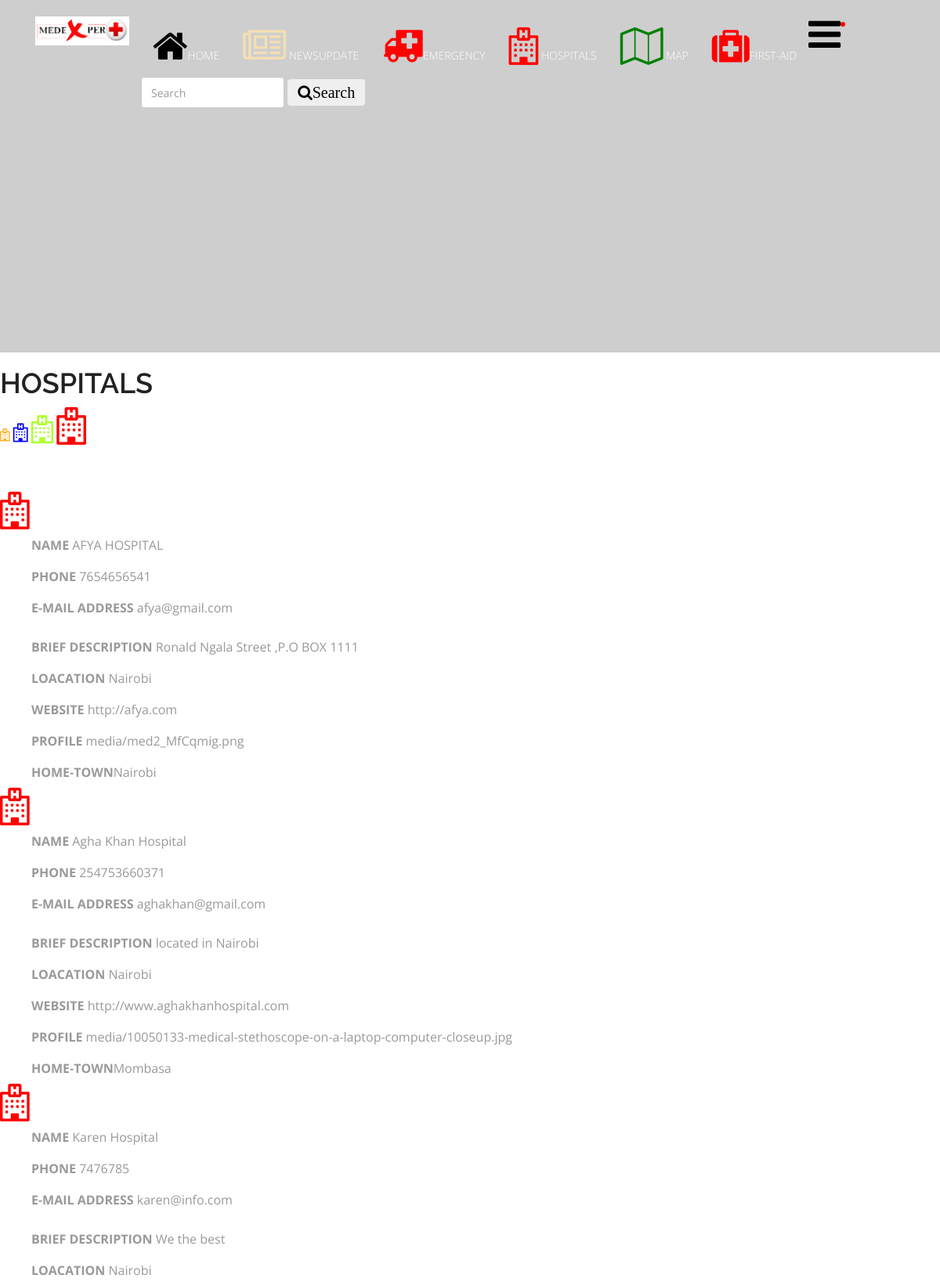
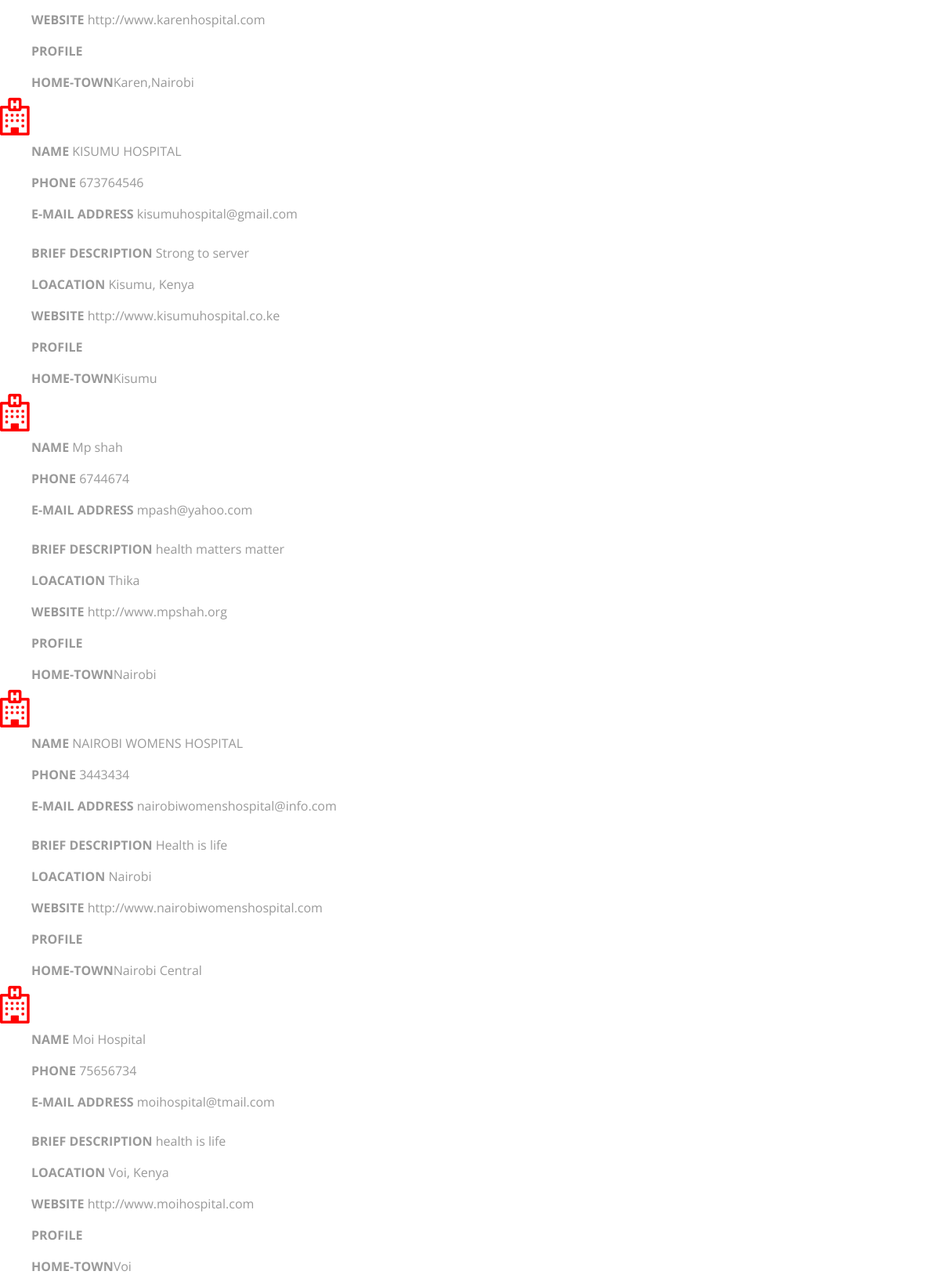
The app's page /medexpert/hospitals with its own data (2 pictures, top to bottom).
### medexpert/models.py (models this page shows)
class Hospitals(models.Model):
    hospital_name = models.CharField(max_length=100)
    phone = models.IntegerField(default=0)
    email = models.EmailField(max_length=30)
    services = models.CharField(max_length=100)
    description = models.CharField(max_length=100)
    city = models.CharField(max_length=100)
    website = models.URLField()
    image = models.ImageField(upload_to='media', blank=True)
    hometown = models.CharField(max_length=100)

### medexpert/views.py (the view)
# urls.py: path('hospitals', views.view_hospital, name='view_hospital'),
def view_hospital(request):
    nearby_hospitals=get_list_or_404(Hospitals)
    print(nearby_hospitals)
    arg= {'nearby_hospitals':  nearby_hospitals }
    return render(request, 'medexpert/hospitals.html', arg)

### medexpert/templates/medexpert/hospitals.html (shortened to what this page needs)
{% extends 'base.html' %}
{% block body %}
<h1>HOSPITALS</h1>
<i class="fa fa-hospital-o"style="color:orange"></i>
<i class="fa fa-hospital-o" style="font-size:24px;color:blue"></i>
<i class="fa fa-hospital-o" style="font-size:36px;color:greenyellow"></i>
<i class="fa fa-hospital-o" style="font-size:48px;color:red"></i>
<br><br><br><br>
{% for hospital in  nearby_hospitals %}
{% load static %}
<i class="fa fa-hospital-o" style="font-size:48px;color:red"></i>
<br>
<p>
<div class="hospitals">
    <ul>
        <li><b>NAME</b> {{hospital.hospital_name}}</li><br>
        <li><b>PHONE</b> {{hospital.phone}}</li><br>
        <li><b>E-MAIL ADDRESS</b> {{hospital.email}}</li><br>
    </ul>
</div>
</p>
    <ul>
        <li><b>BRIEF DESCRIPTION</b> {{hospital.description}}</li><br>
        <li><b>LOACATION</b> {{hospital.city}}</li><br>
        <li><b>WEBSITE</b> {{hospital.website}}</li><br>
        <li><b>PROFILE</b> {{hospital.image}}</li><br>
        <li><b>HOME-TOWN</b>{{hospital.hometown }}</li>
    </ul>
</body>
{% endfor %}
{% endblock %}

### medexpert/templates/base.html (shortened to what this page needs)
{% load static %}
<html>
<html lang="en">
<head>
  <link rel="stylesheet" type="text/css" href="{% static 'medexpert/css/font-awesome.min.css' %}">
  <link rel="stylesheet" type="text/css" href="{% static 'medexpert/css/bootstrap.min.css' %}">
  <link rel="stylesheet" type="text/css" href="{% static 'medexpert/css/style.css' %}">
</head>
<body id="myPage" data-spy="scroll" data-target=".navbar" data-offset="60">
  <section id="banner" class="banner">
    <div class="bg-color">
      <nav class="navbar navbar-default navbar-fixed-top">
        <div class="container">
          <div class="col-md-12">
            <div class="navbar-header">
 <a class="navbar-brand" href="#"><img src="{% static 'medexpert/img/logo.png' %}" class="img-responsive" style="width: 140px; margin-top: -16px;"></a>
            <br><br><br><br><br><br></div>
            <div class="collapse navbar-collapse navbar-right" id="myNavbar"></div><li style="color:red;">
              <ul class="nav navbar-nav">
                <li><a href="{% url 'medexpert:home' %}"><i class="fa fa-home" style="font-size:48px;color:black"></i>HOME</a> </li>
                  <li><a href="{% url 'medexpert:updateview' %}"><i class="fa fa-newspaper-o" style="font-size:48px;color:wheat"></i> NEWSUPDATE</a></li>
                  <li><a href="{% url 'medexpert:submit' %}"><i class="fa fa-ambulance" style="font-size:48px;color:red"></i>EMERGENCY</a> </li>
                <li><a href="{% url 'medexpert:view_hospital' %}"><i class="fa fa-hospital-o" style="font-size:48px;color:red"></i>
HOSPITALS</a> </li>
                  <li><a href="{% url 'medexpert:view_maps' %}"><i class="fa fa-map-o" style="font-size:48px;color:green"></i>
MAP</a></li>
                <li><a href="{% url 'medexpert:view_firstaid' %}"><i class="fa fa-medkit" style="font-size:48px;color:red"></i>FIRST-AID</a> </li>
<li>
<div class="dropdown">
    <i class="fa fa-bars" style="font-size:48px;color:black"></i>
</div>
              </ul></li>
                  <form class="form-inline my-2 my-lg-0">
      <input class="form-control mr-sm-2" type="text" placeholder="Search" aria-label="Search">
          <button class="btn btn-outline-success my-2 my-sm-0" type="submit"><i class="fa fa-search" style="font-size:20px;color:black">Search</i></button>
    </form>
          </div>
        </div>
      </nav>
    </div>
  </section>
</body>
</html>
{% block body %}
{% endblock %}

### medexpert/static/medexpert/css/style.css (style rules this page uses)
body { font-family: 'Open Sans', sans-serif; line-height: 20px; color: #999999; font-size: 300; font-size: 16px; }
ol, ul { list-style: none; }
h1, h2, h3, h4, h5, h6 { font-family: 'Raleway', sans-serif; font-weight: 600; color: #222222; }
a, a:hover, a:focus, a:active { outline: none; }
.navbar { margin-bottom: 0px; border: 0px; }
.navbar { border-radius: 0px; }
.navbar-default { background-color: #fff; padding: 20px 0; transition: all 0.3s; }
.navbar-default { background-color: transparent; border: 0px; }
.navbar-brand { font-family: 'Chewy', cursive; font-size: 32px; }
.navbar-brand img { padding-top: 2px; width: 120px !important; }
.navbar-default .navbar-brand, .navbar-default .navbar-brand:hover, .navbar-default .navbar-brand:focus { color: #EA6045; }
.navbar-default .navbar-nav > li > a { color: #fff; text-transform: uppercase; font-size: 14px; font-weight: 300; }
#banner { background: url('../images/med21.jpg') no-repeat fixed; background-size: cover; min-height: 450px; position: relative; }
.bg-color { background-color: RGBA(192, 192, 192, 0.78); min-height: 450px; }
.form-control { height: 40px; }

### medexpert/templates/base.html (style rules this page uses)
.dropdown { position: relative; display: block; }

### records on screen
Hospitals: hospital_name "AFYA HOSPITAL", phone "7654656541", email "afya@gmail.com", description "Ronald Ngala Street ,P.O BOX 1111", city "Nairobi", website "http://afya.com", image "media/med2_MfCqmig.png", hometown "Nairobi"
Hospitals: hospital_name "Agha Khan Hospital", phone "254753660371", email "aghakhan@gmail.com", description "located in Nairobi", city "Nairobi", website "http://www.aghakhanhospital.com", image "media/10050133-medical-stethoscope-on-a-laptop-computer-closeup.jpg", hometown "Mombasa"
Hospitals: hospital_name "Karen Hospital", phone "7476785", email "karen@info.com", description "We the best", city "Nairobi", website "http://www.karenhospital.com", hometown "Karen,Nairobi"
Hospitals: hospital_name "KISUMU HOSPITAL", phone "673764546", email "kisumuhospital@gmail.com", description "Strong to server", city "Kisumu, Kenya", website "http://www.kisumuhospital.co.ke", hometown "Kisumu"
Hospitals: hospital_name "Mp shah", phone "6744674", email "mpash@yahoo.com", description "health matters matter", city "Thika", website "http://www.mpshah.org", hometown "Nairobi"
Hospitals: hospital_name "NAIROBI WOMENS HOSPITAL", phone "3443434", email "nairobiwomenshospital@info.com", description "Health is life", city "Nairobi", website "http://www.nairobiwomenshospital.com", hometown "Nairobi Central"
Hospitals: hospital_name "Moi Hospital", phone "75656734", email "moihospital@tmail.com", description "health is life", city "Voi, Kenya", website "http://www.moihospital.com", hometown "Voi"
